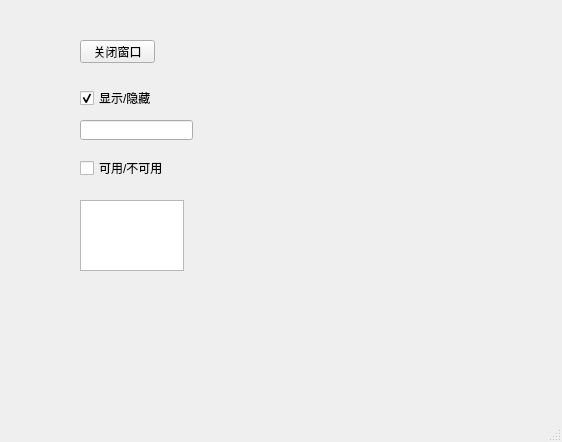
<?xml version="1.0" encoding="UTF-8"?>
<ui version="4.0">
 <class>MainWindow</class>
 <widget class="QMainWindow" name="MainWindow">
  <property name="geometry">
   <rect>
    <x>0</x>
    <y>0</y>
    <width>562</width>
    <height>442</height>
   </rect>
  </property>
  <property name="windowTitle">
   <string>MainWindow</string>
  </property>
  <widget class="QWidget" name="centralwidget">
   <widget class="QPushButton" name="pushButton">
    <property name="geometry">
     <rect>
      <x>80</x>
      <y>40</y>
      <width>75</width>
      <height>23</height>
     </rect>
    </property>
    <property name="text">
     <string>关闭窗口</string>
    </property>
   </widget>
   <widget class="QCheckBox" name="checkBox">
    <property name="enabled">
     <bool>true</bool>
    </property>
    <property name="geometry">
     <rect>
      <x>80</x>
      <y>90</y>
      <width>71</width>
      <height>16</height>
     </rect>
    </property>
    <property name="text">
     <string>显示/隐藏</string>
    </property>
    <property name="checked">
     <bool>true</bool>
    </property>
   </widget>
   <widget class="QLineEdit" name="lineEdit">
    <property name="geometry">
     <rect>
      <x>80</x>
      <y>120</y>
      <width>113</width>
      <height>20</height>
     </rect>
    </property>
   </widget>
   <widget class="QCheckBox" name="checkBox_2">
    <property name="geometry">
     <rect>
      <x>80</x>
      <y>160</y>
      <width>91</width>
      <height>16</height>
     </rect>
    </property>
    <property name="text">
     <string>可用/不可用</string>
    </property>
   </widget>
   <widget class="QTextEdit" name="textEdit">
    <property name="geometry">
     <rect>
      <x>80</x>
      <y>200</y>
      <width>104</width>
      <height>71</height>
     </rect>
    </property>
   </widget>
  </widget>
  <widget class="QMenuBar" name="menubar">
   <property name="geometry">
    <rect>
     <x>0</x>
     <y>0</y>
     <width>562</width>
     <height>23</height>
    </rect>
   </property>
  </widget>
  <widget class="QStatusBar" name="statusbar"/>
 </widget>
 <resources/>
 <connections>
  <connection>
   <sender>pushButton</sender>
   <signal>clicked()</signal>
   <receiver>MainWindow</receiver>
   <slot>close()</slot>
   <hints>
    <hint type="sourcelabel">
     <x>114</x>
     <y>67</y>
    </hint>
    <hint type="destinationlabel">
     <x>261</x>
     <y>258</y>
    </hint>
   </hints>
  </connection>
  <connection>
   <sender>checkBox</sender>
   <signal>toggled(bool)</signal>
   <receiver>lineEdit</receiver>
   <slot>setVisible(bool)</slot>
   <hints>
    <hint type="sourcelabel">
     <x>134</x>
     <y>121</y>
    </hint>
    <hint type="destinationlabel">
     <x>129</x>
     <y>145</y>
    </hint>
   </hints>
  </connection>
  <connection>
   <sender>checkBox_2</sender>
   <signal>toggled(bool)</signal>
   <receiver>textEdit</receiver>
   <slot>setEnabled(bool)</slot>
   <hints>
    <hint type="sourcelabel">
     <x>149</x>
     <y>190</y>
    </hint>
    <hint type="destinationlabel">
     <x>153</x>
     <y>228</y>
    </hint>
   </hints>
  </connection>
 </connections>
</ui>
